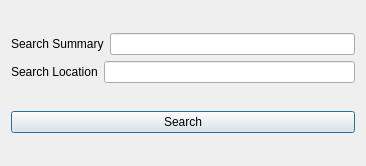
<?xml version="1.0" encoding="UTF-8"?>
<ui version="4.0">
 <class>SearchDialog</class>
 <widget class="QDialog" name="SearchDialog">
  <property name="geometry">
   <rect>
    <x>0</x>
    <y>0</y>
    <width>366</width>
    <height>166</height>
   </rect>
  </property>
  <property name="windowTitle">
   <string>Search</string>
  </property>
  <layout class="QGridLayout" name="gridLayout">
   <item row="0" column="0">
    <layout class="QVBoxLayout" name="verticalLayout">
     <item>
      <layout class="QHBoxLayout" name="horizontalLayout">
       <item>
        <widget class="QLabel" name="labelSummary">
         <property name="text">
          <string>Search Summary</string>
         </property>
        </widget>
       </item>
       <item>
        <widget class="QLineEdit" name="editSummary"/>
       </item>
      </layout>
     </item>
     <item>
      <layout class="QHBoxLayout" name="horizontalLayout_2">
       <item>
        <widget class="QLabel" name="labelLocation">
         <property name="text">
          <string>Search Location</string>
         </property>
        </widget>
       </item>
       <item>
        <widget class="QLineEdit" name="editLocation"/>
       </item>
      </layout>
     </item>
    </layout>
   </item>
   <item row="1" column="0">
    <widget class="QPushButton" name="btnSearch">
     <property name="text">
      <string>Search</string>
     </property>
    </widget>
   </item>
  </layout>
 </widget>
 <resources/>
 <connections/>
</ui>
